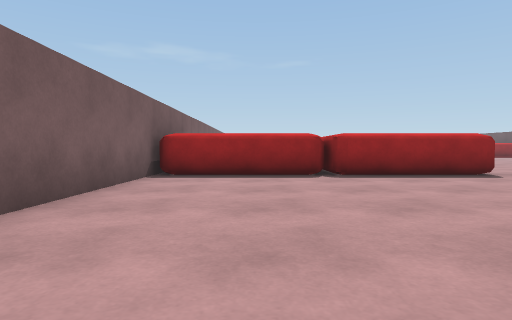
[1] (above)

19 first-person views from a walk through a scene from a Unity 3-D project. The camera is 0.58 m above the floor, tilts 2° down and sees 75° across. The floor is counted in squares, 1 m on a side. Each view is taken from the middle of a square. On the plan, view 1 faces up. The plan holds only what a view shows up to about 9 squares ahead; the rest is blank. The place goes on beyond the plan.

[2]
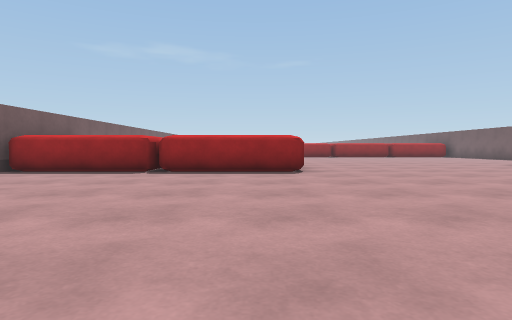

[3]
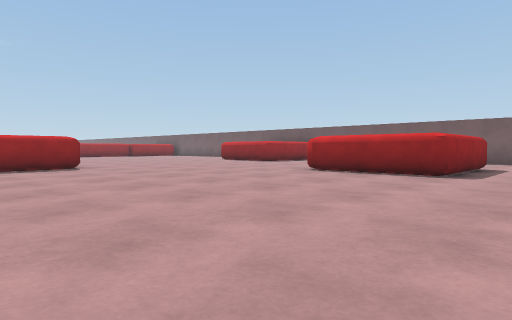

[4]
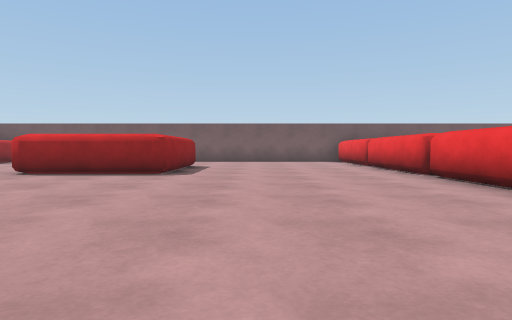

[5]
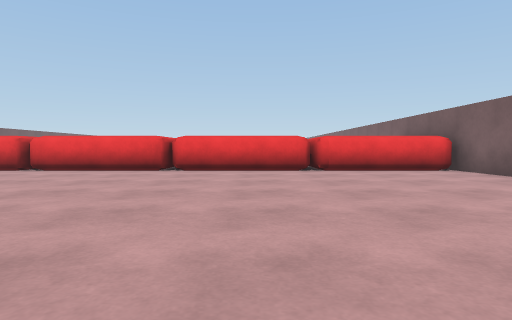

[6]
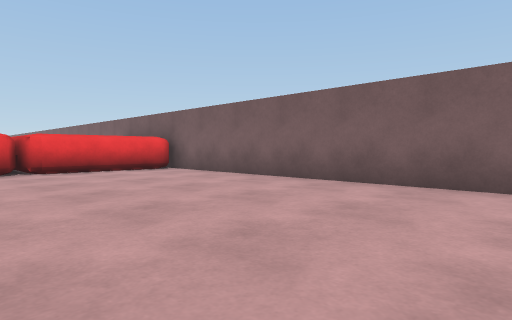

[7]
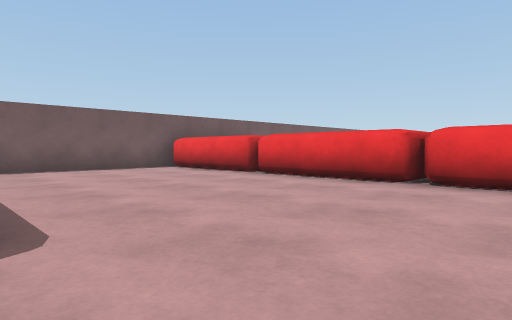

[8]
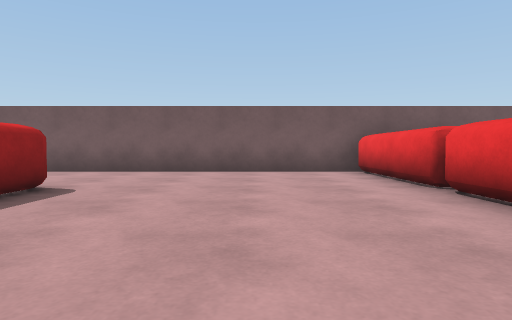

[9]
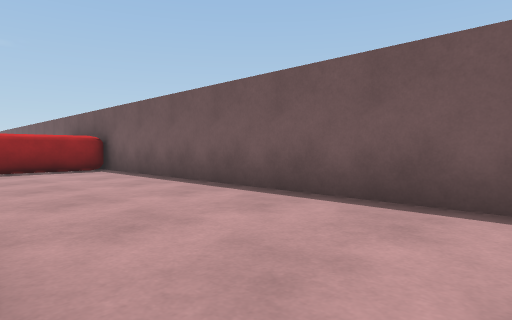

[10]
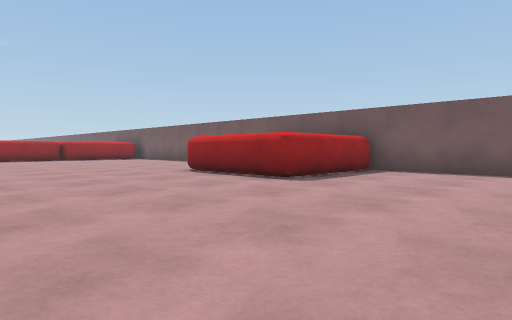

[11]
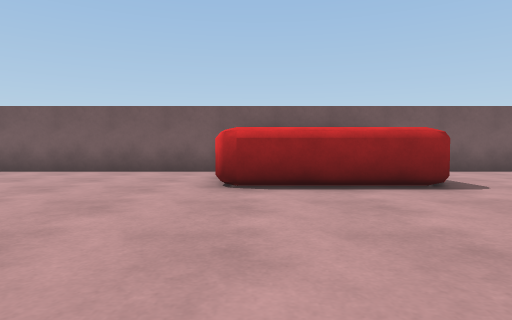

[12]
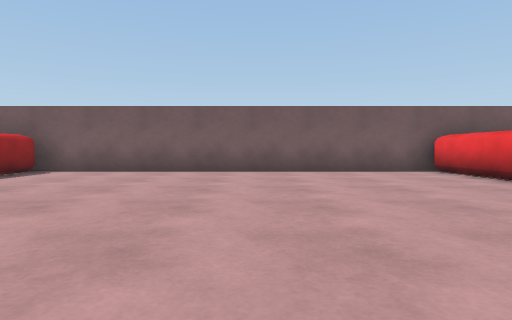

[13]
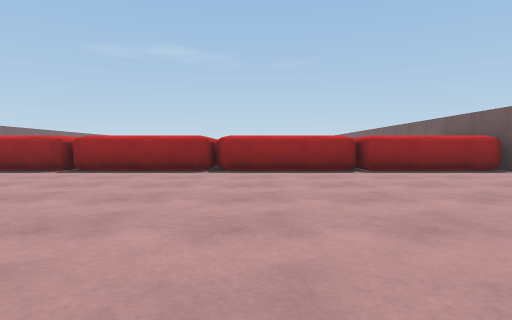

[14]
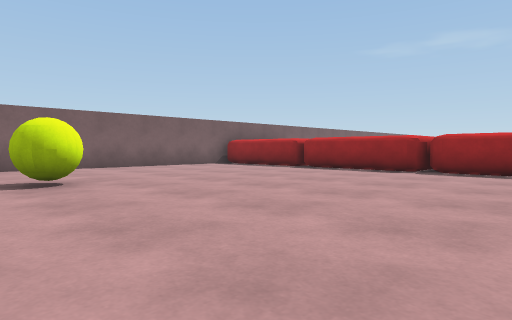

[15]
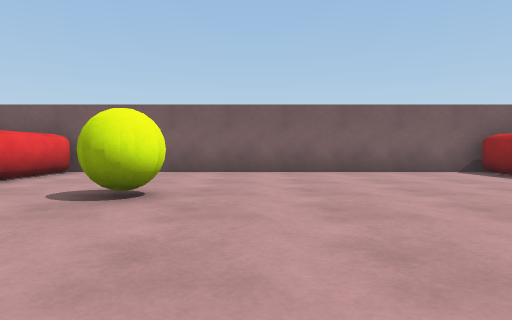

[16]
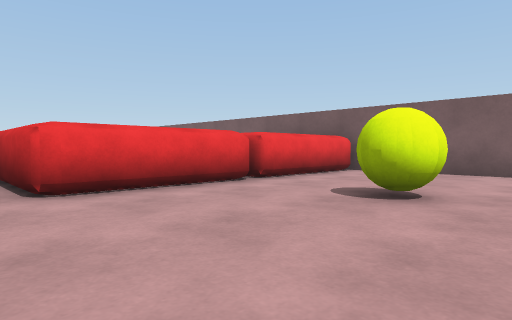

[17]
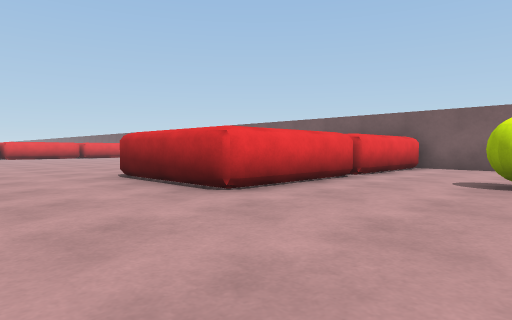

[18]
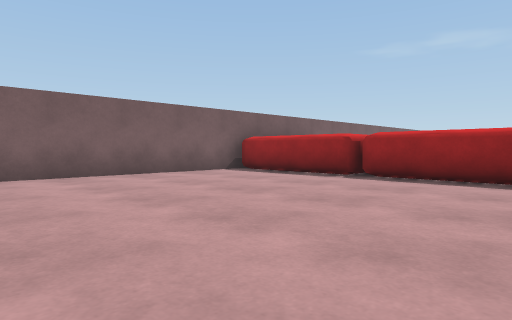

[19]
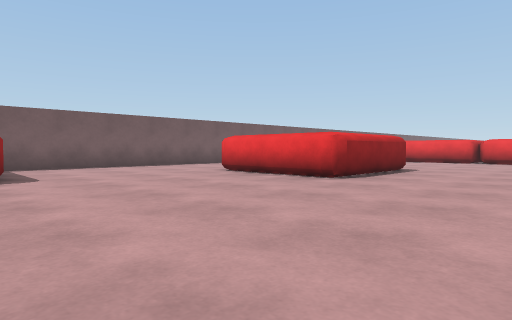

### Floor plan
Points are (right, up) in squares from view 1. A wall is a line through its corners. A room is listed if a view was taken in it or the views show most of it. See-through windows are left out.
Room 1 (views 1, 2, 3, 4, 5, 6, 7, 8, 9, 10, 11, 12, 13, 14, 15, 16, 17, 18, 19)
walls: (4.9, 7) (1.9, 7); (5.2, 10.4) (5.2, 7.2); (9.6, 2.5) (12.6, 2.5); (1.2, 7) (-1.9, 7); (12.9, 7.2) (12.9, 10.4); (1.9, 10.6) (4.9, 10.6); (13.6, 10.6) (16.2, 10.6); (9.3, -0.8) (9.3, 2.2); (16.2, 7) (13.1, 7); (-2.2, 8) (-2.2, 2.9); (-1.9, 10.6) (1.2, 10.6); (12.6, -1.1) (9.6, -1.1); (16.5, 10.4) (16.5, 21); (-2.2, 1.4) (-2.2, -7); (8.6, 20.3) (5.6, 20.3); (4.9, 20.3) (1.9, 20.3); (5.5, -6.4) (8.6, -6.4); (9.2, -6.4) (12.4, -6.4); (1.9, -6.4) (4.9, -6.4); (12.4, 20.3) (9.2, 20.3); (1.2, 20.3) (-1.9, 20.3); (13, -6.4) (16, -6.4); (16, 20.3) (13, 20.3); (-1.9, -6.4) (1.2, -6.4); (-2.2, 20.8) (-2.2, 10.2); (16.5, -6.8) (16.5, 7.2)
objects: ball (2, 13) to (2, 14)

Positions as (right, up) in squares from view 1, and headings:
1: (0, 0), facing up
2: (4, -1), facing up
3: (2, -3), facing up-right
4: (2, -3), facing right
5: (3, 2), facing down
6: (3, 2), facing down-left
7: (7, -1), facing down-right
8: (8, -4), facing right
9: (13, -2), facing up-right
10: (8, 3), facing up-right
11: (8, 10), facing right
12: (8, 15), facing right
13: (10, 12), facing up
14: (8, 12), facing up-left
15: (6, 15), facing left
16: (6, 15), facing down-left
17: (8, 14), facing down-left
18: (5, 14), facing up-left
19: (6, 8), facing down-right
